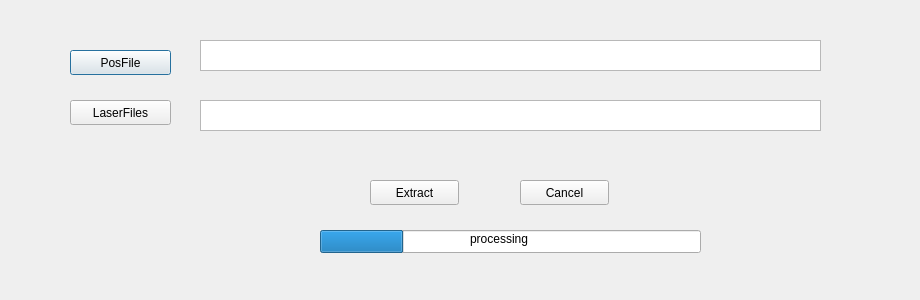
<?xml version="1.0" encoding="UTF-8"?>
<ui version="4.0">
 <class>dlg3</class>
 <widget class="QDialog" name="dlg3">
  <property name="geometry">
   <rect>
    <x>0</x>
    <y>0</y>
    <width>920</width>
    <height>300</height>
   </rect>
  </property>
  <property name="windowTitle">
   <string>Extract Features</string>
  </property>
  <widget class="QProgressBar" name="progressBar">
   <property name="geometry">
    <rect>
     <x>320</x>
     <y>230</y>
     <width>381</width>
     <height>23</height>
    </rect>
   </property>
   <property name="value">
    <number>22</number>
   </property>
   <property name="textVisible">
    <bool>false</bool>
   </property>
  </widget>
  <widget class="QTextEdit" name="psoPath_te">
   <property name="geometry">
    <rect>
     <x>200</x>
     <y>40</y>
     <width>621</width>
     <height>31</height>
    </rect>
   </property>
  </widget>
  <widget class="QTextEdit" name="laser_te">
   <property name="geometry">
    <rect>
     <x>200</x>
     <y>100</y>
     <width>621</width>
     <height>31</height>
    </rect>
   </property>
  </widget>
  <widget class="QPushButton" name="pos_btn">
   <property name="geometry">
    <rect>
     <x>70</x>
     <y>50</y>
     <width>101</width>
     <height>25</height>
    </rect>
   </property>
   <property name="text">
    <string>PosFile</string>
   </property>
  </widget>
  <widget class="QPushButton" name="lasers_btn">
   <property name="geometry">
    <rect>
     <x>70</x>
     <y>100</y>
     <width>101</width>
     <height>25</height>
    </rect>
   </property>
   <property name="text">
    <string>LaserFiles</string>
   </property>
  </widget>
  <widget class="QPushButton" name="extract_btn">
   <property name="geometry">
    <rect>
     <x>370</x>
     <y>180</y>
     <width>89</width>
     <height>25</height>
    </rect>
   </property>
   <property name="text">
    <string>Extract</string>
   </property>
  </widget>
  <widget class="QPushButton" name="cancel_btn">
   <property name="geometry">
    <rect>
     <x>520</x>
     <y>180</y>
     <width>89</width>
     <height>25</height>
    </rect>
   </property>
   <property name="text">
    <string>Cancel</string>
   </property>
  </widget>
  <widget class="QLabel" name="label">
   <property name="geometry">
    <rect>
     <x>470</x>
     <y>230</y>
     <width>91</width>
     <height>17</height>
    </rect>
   </property>
   <property name="text">
    <string>processing</string>
   </property>
  </widget>
 </widget>
 <resources/>
 <connections/>
</ui>
